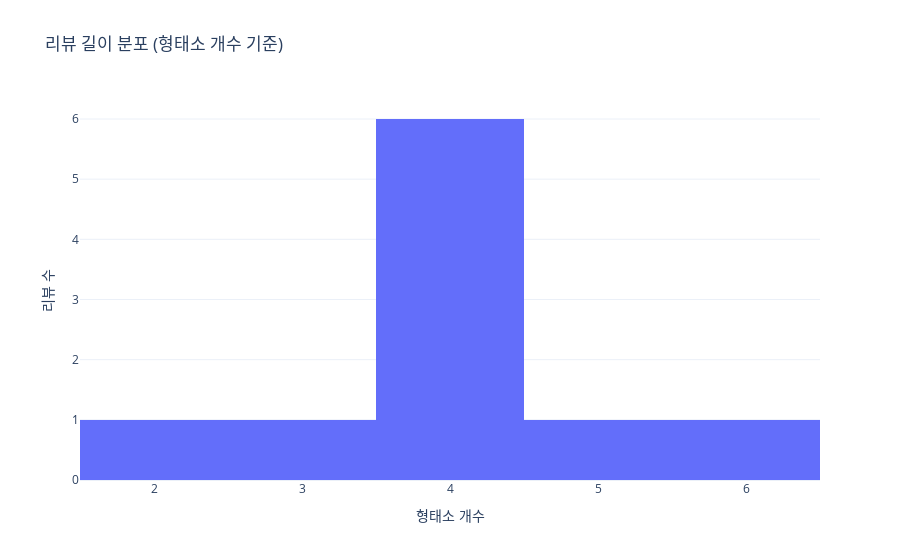

The cell this chart's notebook holds for it:
### Markdown cell above
---

### 6. 텍스트 기본 통계 분석

#### 💡 개념 (Concept)

단어 빈도 외에도, 각 문서(여기서는 각 리뷰)의 길이(형태소 수) 분포나 어휘의 다양성 등을 분석하는 것도 유용한 탐색적 분석 방법입니다. 예를 들어, 리뷰가 전반적으로 긴지 짧은지, 또는 긍정/부정 리뷰 그룹 간에 어휘 사용의 차이가 있는지 등을 파악할 수 있습니다.

#### 💻 예시 코드 (Example Code)

### Code cell
import pandas as pd
import plotly.express as px

# texts와 processed_texts는 이전 단어 빈도 분석 섹션에서 생성된 변수입니다.
# 원본 텍스트와 전처리된 텍스트로 DataFrame 생성
analysis_df = pd.DataFrame({'raw_review': texts, 'processed': processed_texts})

# 각 리뷰의 형태소 개수 계산
analysis_df['morpheme_count'] = analysis_df['processed'].apply(len)

print("--- 각 리뷰의 형태소 개수 (상위 5개) ---")
print(analysis_df[['raw_review', 'morpheme_count']].head())

# 리뷰 길이 분포를 히스토그램으로 시각화
fig = px.histogram(analysis_df,
                   x='morpheme_count',
                   title='리뷰 길이 분포 (형태소 개수 기준)',
                   labels={'morpheme_count': '리뷰 당 형태소 개수'},
                   nbins=5,
                   template='plotly_white',
                   color_discrete_sequence=px.colors.qualitative.Plotly) # 색상 팔레트 추가
fig.update_layout(xaxis_title="형태소 개수", yaxis_title="리뷰 수")
fig.show()

### Figure 1 — Plotly figure (JSON) as saved in the notebook; plotly's stock layout.template omitted (floating-point values rounded to 4 significant figures)
{"data": [{"bingroup": "x", "hovertemplate": "리뷰 당 형태소 개수=%{x}<br>count=%{y}<extra></extra>", "legendgroup": "", "marker": {"color": "#636EFA", "pattern": {"shape": ""}}, "name": "", "nbinsx": 5, "orientation": "v", "showlegend": false, "type": "histogram", "x": [4, 4, 4, 2, 4, 4, 3, 5, 4, 6], "xaxis": "x", "yaxis": "y"}], "layout": {"barmode": "relative", "legend": {"tracegroupgap": 0}, "title": {"text": "리뷰 길이 분포 (형태소 개수 기준)"}, "xaxis": {"anchor": "y", "domain": [0, 1], "title": {"text": "형태소 개수"}}, "yaxis": {"anchor": "x", "domain": [0, 1], "title": {"text": "리뷰 수"}}}}
